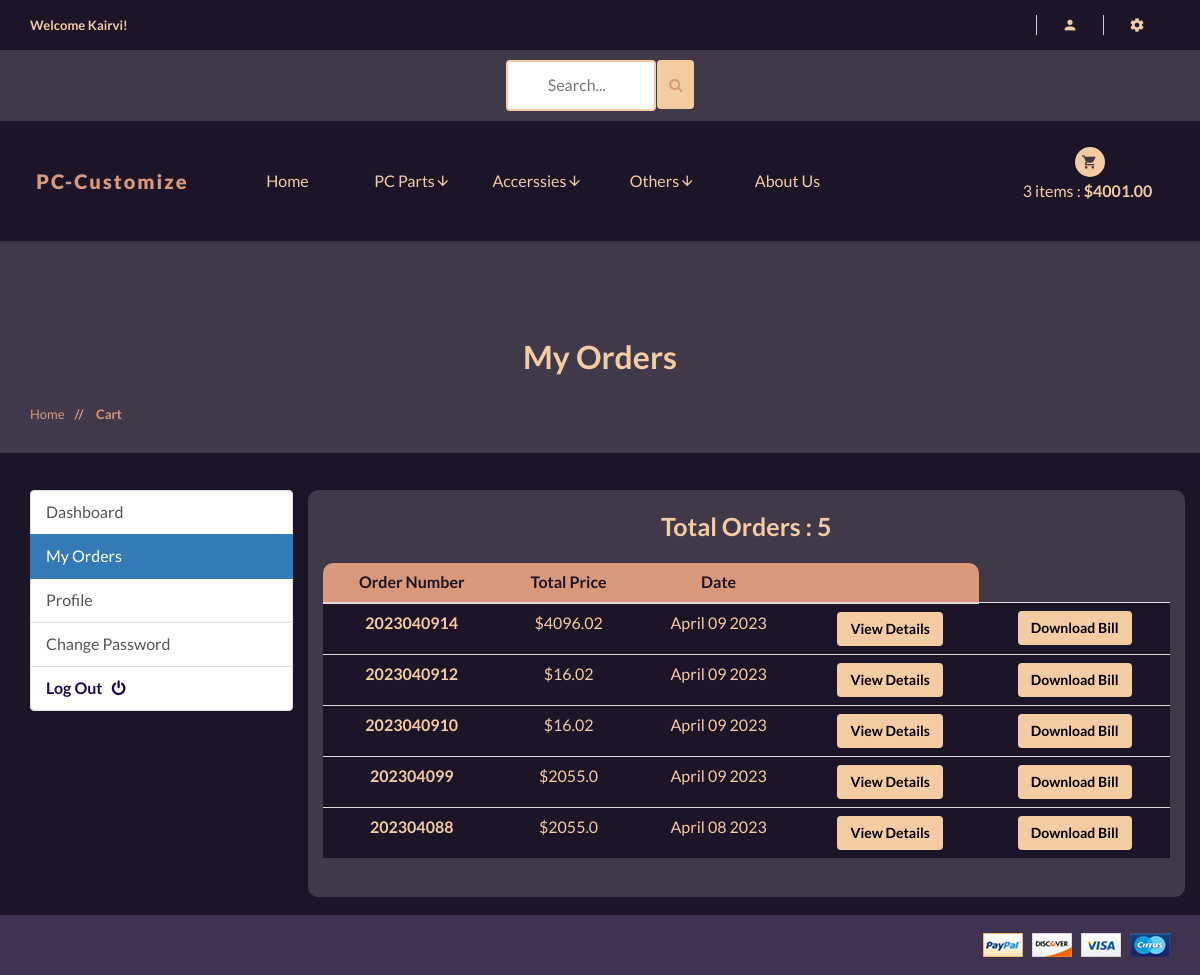
Page /account/my_orders/ (signed in) on the committed database.
### accounts/models.py (models this page shows, shortened)
class Account(AbstractBaseUser):
    first_name = models.CharField(max_length=50)
    last_name = models.CharField(max_length=50)
    username = models.CharField(max_length=50, unique=True)
    email = models.EmailField(max_length=100, unique=True)
    Phone_number = models.CharField(max_length=50)
    is_admin = models.BooleanField(default=False)
    is_staff = models.BooleanField(default=False)
    is_active = models.BooleanField(default=False)
    is_superadmin = models.BooleanField(default=False)
    date_joined_for_format = models.DateTimeField(auto_now_add=True)
    last_login_for_format  = models.DateTimeField(auto_now_add=True)
    USERNAME_FIELD = 'email'
    REQUIRED_FIELDS = ['username', 'first_name', 'last_name']
    objects = AccountManger()

### orders/models.py (models this page shows, shortened)
class Order(models.Model):
    STATUS = (
        ('New', 'New'),
        ('Accepted', 'Accepted'),
        ('Completed', 'Completed'),
        ('Cancelled', 'Cancelled'),
    )
    user = models.ForeignKey(Account, on_delete=models.SET_NULL, null=True)
    payment = models.ForeignKey(Payment, on_delete=models.SET_NULL, blank=True, null=True)
    order_number = models.CharField(max_length=20)
    first_name = models.CharField(max_length=50)
    last_name = models.CharField(max_length=50)
    phone = models.CharField(max_length=15)
    email = models.EmailField(max_length=50)
    address = models.TextField(max_length=1000)
    country = models.CharField(max_length=50)
    state = models.CharField(max_length=50)
    city = models.CharField(max_length=50)
    order_note = models.CharField(max_length=1000, blank=True)
    order_total = models.FloatField()
    tax = models.FloatField()
    status = models.CharField(max_length=10, choices=STATUS, default='New')
    ip = models.CharField(blank=True, max_length=20)
    is_ordered = models.BooleanField(default=False)
    created_at = models.DateTimeField(auto_now_add=True)
    updated_at = models.DateTimeField(auto_now=True)
    def order_created(self):
        return self.created_at.strftime('%B %d %Y')

### accounts/views.py (the view)
# urls.py: path('my_orders/', views.my_orders, name='my_orders'),
@login_required(login_url = 'accounts:login')
def my_orders(request):
    orders = Order.objects.filter(user=request.user, is_ordered=True).order_by('-created_at')
    orders_count = orders.count()
    context = {
        'orders':orders,
        'orders_count':orders_count,
    }
    return render(request, 'shop/accounts/dashboard/my_orders.html', context)

### cart/models.py (called while the page is built)
    def sub_total(self):
        return self.product.price * self.quantity

### shop/context_processors.py (called while the page is built)
def category_list(request):
    return {
        'categories' : Category.objects.all(),
    }

### shop/models.py (called while the page is built)
    def get_category_slug_url(self):
        return reverse('shop:categries', args=[self.slug])

    def get_prodcut_details_url(self):
        return reverse('shop:product_details', args=[self.category.slug, self.slug])

### templates/shop/accounts/dashboard/my_orders.html (shortened to what this page needs)
{% extends 'shop/shop/base.html' %}
{% load static %}
{% block content %}
<div  class="pages-title section-padding">
    <div  class="container">
        <div  style="background:#40394a" class="row">
            <div class="col-xs-12">
                <div class="pages-title-text text-center">
                    <h2 style="color:#f4cca4">My Orders</h2>
                    <ul class="text-left">
                        <li><a style="color:#d99879" href="\">Home </a></li>
                        <li style="color:#d99879"><span> // </span>Cart</li>
                    </ul>
                </div>
            </div>
        </div>
    </div>
</div>
<section style="background:#1C1427" class="section-conten padding-y bg">
    <br><br>
  <div class="container">
    <div class="row">
      {% include "includes/dashboard_slider.html" %}
      <main style="background:#40394A;border-radius:10px" class="col-md-9">
        <article class="card"><br>
          <header class="card-header text-center">
            <strong style="font-size:25px" class="d-inline-block mr-3">Total Orders : {{orders_count}}</strong>
          </header>
          <br>
          {% if orders_count >= 1 %}
          <table class="table table-hover text-center">
            <thead >
              <tr >
                <th style="background:#D99879;color:#1C1427;font-size:16px;border-radius:10px 0  0 0 ; " scope="col">Order Number</th>
                <th style="background:#D99879;color:#1C1427;font-size:16px" scope="col">Total Price</th>
                <th style="background:#D99879;color:#1C1427;font-size:16px" scope="col">Date</th>
                <th style="background:#D99879;color:#1C1427;font-size:16px; border-radius:0 10px 0 0 " scope="col"></th>
              </tr>
            </thead>
            <tbody>
              {% for order in orders %}
              <tr class='hav'>
                <th style="background:#1C1427;font-size:16px" class="text-center" scope="row">{{order.order_number}}</th>
                <td style="background:#1C1427;font-size:16px" >${{order.order_total}}</td>
                <td style="background:#1C1427;font-size:16px" >{{order.order_created}}</td>
                <td style="background:#1C1427;font-size:16px"><b><a class="btn" style="background:#F4CCA4; color:#000" href='{% url "accounts:order_detail" order.order_number%}'><b>View Details</b></a></b></td>
                <td style="background:#1C1427;font-size:16px"><b><a class="btn" style="background:#F4CCA4; color:#000" href='{% url "accounts:download_invoice" order.order_number%}'><b>download Bill</b></a></b></td>
              </tr>
              {% endfor %}
            </tbody>
          </table>
          <br>
          {% endif %}
        </article>
      </main>
      <br>
    </div>
  </div>
<br>
</section>
{% endblock content %}

### templates/shop/shop/base.html (shortened to what this page needs)
{% load static %}
<!doctype html>
<html class="no-js" lang="">
<head>
    <link rel="stylesheet" href="{% static 'css/bootstrap.min.css' %}">
    <link rel="stylesheet" href="{% static 'css/animate.css' %}">
    <link rel="stylesheet" href="{% static 'css/materialdesignicons.min.css' %}">
    <link rel="stylesheet" href="{% static 'css/jquery.simpleLens.css' %}">
    <link rel="stylesheet" href="{% static 'css/jquery-ui.min.css' %}">
    <link rel="stylesheet" href="{% static 'css/meanmenu.min.css' %}">
    <link rel="stylesheet" href="{% static 'css/nivo-slider.css' %}">
    <link rel="stylesheet" href="{% static 'css/owl.carousel.css' %}">
    <link rel="stylesheet" href="{% static 'css/style.css' %}">
    <link rel="stylesheet" href="{% static 'css/responsive.css' %}">
    <link rel="stylesheet" href="https://cdnjs.cloudflare.com/ajax/libs/font-awesome/4.7.0/css/font-awesome.min.css">
</head>
<body style="background:#40394a">
    <header style="background:#1c1427" class="header-one header-two">
        <div style="background:#1c1427" class="header-top-two">
            <div class="container text-center">
                <div class="row">
                    <div class="col-sm-12">
                        <div class="middel-top">
                            {% if user.id is None %}
                            <div class="left floatleft">
                                <p style="color:#f4cca4"><b>Welcome Everyone..!</b></p>
                            </div>
                            {% else %}
                            <div class="left floatleft">
                                <p style="color:#f4cca4"><b>Welcome {{user.first_name | capfirst}}!</b></p>
                            </div>
                            {% endif %}
                        </div>
                        <div class="middel-top clearfix">
                            <ul class="clearfix right floatright">
                                <li>
                                    <a style="color:#f4cca4" href="#"><i class="mdi mdi-account"></i></a>
                                </li>
                                <li>
                                    <a style="color:#f4cca4" href="#"><i class="mdi mdi-settings"></i></a>
                                </li>
                            </ul>
                            </div>
                        </div>
                    </div>
                </div>
            </div>
        <div style="background:#40394a">
            <div class="container text-center">
                <div class="row">
                    <div class="col-sm-12">
                        <form id="searchh" action="{% url 'shop:search' %}" method="GET">
                        <input  type="text" name="keyword" placeholder="Search...">
                        <button style="height:49px; margin-bottom:6px; background:#f4cca4;margin-left:-1px;border:None "  class="btn btn-warning" type="submit">
                           <i style="color:#d99879" class="fa fa-search"></i>
                        </button>
                        </form>
                    </div>
                </div>
            </div>
        </div>
        <div class="container text-center">
            <div class="row">
                <div class="col-sm-2">
                    <div class="logo">
                        <a style="color:#f4cca4;font-weight: 800;" href="\"><span
                                style="color:#d99879">PC-Customize</a>
                    </div>
                </div>
                <div class="col-sm-8">
                    <div class="header-middel">
                        <div class="mainmenu">
                            <nav >
                                <ul>
                                    <li ><a href="\">Home</a></li>
                                    <li><a href="#">PC Parts<i class="mdi mdi-arrow-down"></i></a>
                                    </li>
                                    <li><a href="#">Accerssies<i class="mdi mdi-arrow-down"></i></a>
                                    </li>
                                    <li><a href="#">Others<i class="mdi mdi-arrow-down"></i></a>
                                    </li>
                                    <li><a href="about.html">About us</a></li>
                                </ul>
                            </nav>
                        </div>
                    </div>
                </div>
                <div class="col-sm-2">
                    <div class="cart-itmes">
                        <a class="cart-itme-a" href="{% url 'cart:cart' %}">
                            <i class="mdi mdi-cart"></i>
                            {{quantityyy}} items : <strong>${{totalll}}</strong>
                        </a>
                    </div>
                </div>
            </div>
        </div>
    </header>
    <br>
    {% block content %}
    {% endblock content %}
    <footer>
        <div  style="background:#3f3350" class="footer-bottom">
            <div class="container">
                <div class="row">
                    <div class="col-xs-12 col-sm-6">
                    </div>
                    <div class="col-xs-12 col-sm-6 text-right">
                        <a href="#"><img src="{% static 'img/footer/payment.png' %}" alt="" /></a>
                    </div>
                </div>
            </div>
        </div>
    </footer>
</body>
</html>

### templates/shop/shop/base.html (style rules this page uses)
#searchh input[type=text] { width: 150px; margin-top:10px; margin-bottom:10px; box-sizing: border-box; border: 2px solid #f4cca4; border-radius: 4px; font-size: 16px; color:#1c1427; background-color: #fff; background-position: 10px 10px; background-repeat: no-repeat; padding: 12px 20px 12px 40px; -webkit-transition: width 0.4s ease-in-out; transition: width 0.4s ease-in-out; }

### rows in the picture
Account: first_name "Kairvi"
Order: order_number "2023040914", order_total "4096.02", order_created "April 09 2023"
Order: order_number "2023040912", order_total "16.02", order_created "April 09 2023"
Order: order_number "2023040910", order_total "16.02", order_created "April 09 2023"
Order: order_number "202304099", order_total "2055.0", order_created "April 09 2023"
Order: order_number "202304088", order_total "2055.0", order_created "April 08 2023"

### other values in the picture
{{ quantityyy }} "3"
{{ totalll }} "4001.00"
{{ orders_count }} "5"
